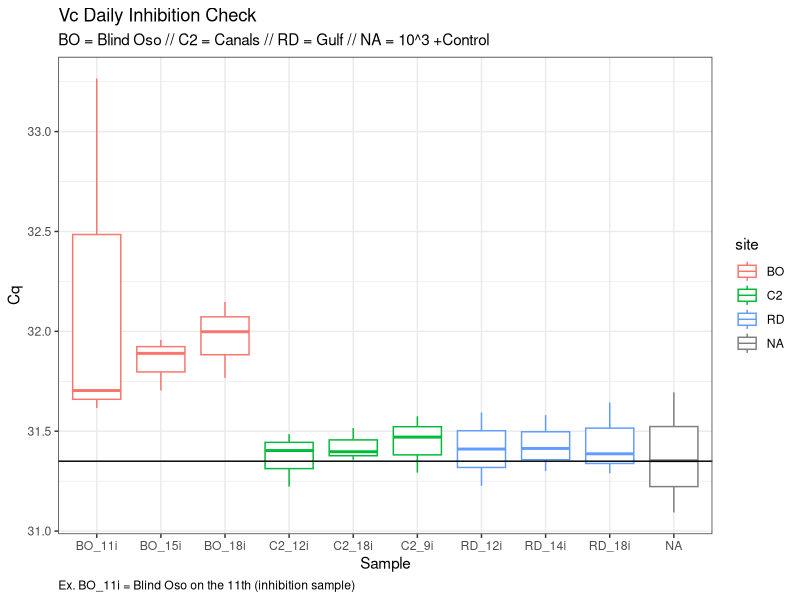

R code for this plot:
## ---- chunk 1
library(here)
library(tidyverse)
library(lubridate)
## ---- chunk 2
vc<- read_csv(here("data", "raw_data","vc_daily_inh.csv"))
## ---- chunk 3
vc<- vc %>%
  mutate(site = substr(Sample, 1,2)) %>% #Make Site column
  filter(!Content %in% "NTC") %>% #Take out NTC
  select(site, Cq, Sample) #Select colummns of interest
## ---- chunk 4
vc %>%
  ggplot() + geom_boxplot(
    aes(x = Sample,
        y = Cq,
        color = site)) +
  geom_hline(yintercept = 31.35)+
  theme_bw()+
  labs(
    title= "Vc Daily Inhibition Check",
    subtitle = "BO = Blind Oso // C2 = Canals // RD = Gulf // NA = 10^3 +Control",
    caption = "Ex. BO_11i = Blind Oso on the 11th (inhibition sample)")+
  theme(
    plot.caption = element_text(hjust = 0)
  )
  
